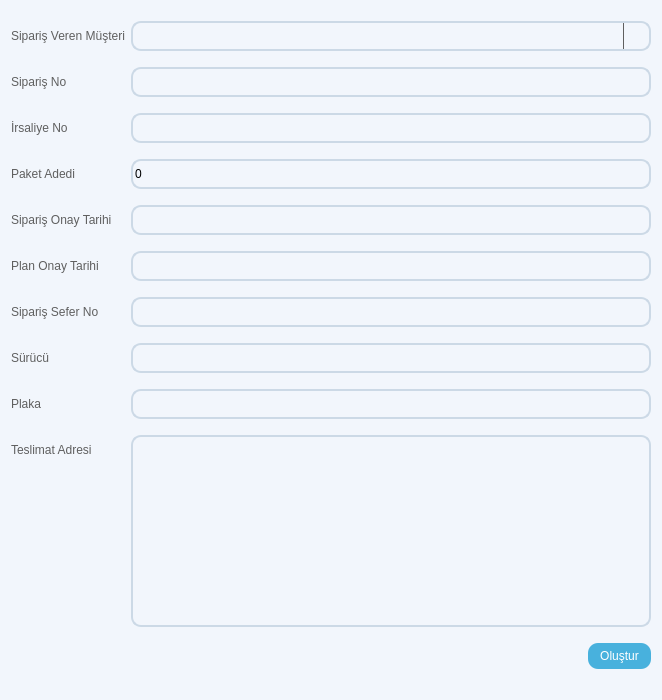
<?xml version="1.0" encoding="UTF-8"?>
<ui version="4.0">
 <class>Form</class>
 <widget class="QWidget" name="Form">
  <property name="geometry">
   <rect>
    <x>0</x>
    <y>0</y>
    <width>662</width>
    <height>700</height>
   </rect>
  </property>
  <property name="windowTitle">
   <string>Sipariş Oluştur</string>
  </property>
  <property name="styleSheet">
   <string notr="true">QWidget{
  background-color: #f2f6fc;
}

QGroupBox{
	background-color: #f2f6fc;
	border-radius: 15px;
	margin-top: 15px;
	font: 9pt &quot;Segoe UI&quot;;
	color: #5f5f5f
}

QTableWidget {
    border: 2px solid #e3ebf5;
    border-radius: 10px;
    background-color: #f2f6fc;
}

QGroupBox::title {
    subcontrol-origin: margin;
    subcontrol-position: top center;
    padding: 5px 10px;
    background-color: #f2f6fc;
    border-radius: 7px;
    color: #5f5f5f;
}

QLabel{
	font: 9pt &quot;Segoe UI&quot;;
	color: #5f5f5f;
}

QLineEdit{
	background-color: transparent;
	border: 2px solid #ccd9e6;
	border-radius: 10px;
	font: 9 pt &quot;Segoe UI&quot; #5f5f5f;
}

QTextEdit{
	background-color: transparent;
	border: 2px solid #ccd9e6;
	border-radius: 10px;
	font: 9 pt &quot;Segoe UI&quot;;
}

QPushButton {
    background-color: #48B1DD;
    color: white;
    border: none;
    border-radius: 10px;
    padding: 6px 12px;
    font: 9pt &quot;Segoe UI&quot;;
}

QPushButton:hover {
    background-color: #007BFF;
}

QPushButton:pressed {
    background-color: #5F5F5F;
}
QComboBox {
    background-color: transparent;
    border: 2px solid #ccd9e6;
    border-radius: 10px;
    padding: 5px 8px;
    font: 9pt &quot;Segoe UI&quot;;
    color: #5f5f5f;
}

QComboBox::drop-down {
    subcontrol-origin: padding;
    subcontrol-position: top right;
    width: 25px;
    border-left: 1px solid #5f5f5f;
}


QComboBox QAbstractItemView {
    border: 2px solid #e3ebf5;
    selection-background-color: #e3ebf5;
    background-color: white;
    color: #5f5f5f;
    font: 9pt &quot;Segoe UI&quot;;
    border-radius: 5px;
}

QSpinBox{
	background-color: transparent;
	border: 2px solid #ccd9e6;
	border-radius: 10px;

}


</string>
  </property>
  <layout class="QVBoxLayout" name="verticalLayout">
   <item>
    <layout class="QFormLayout" name="formLayout">
     <item row="0" column="0">
      <widget class="QLabel" name="labelEmployee">
       <property name="minimumSize">
        <size>
         <width>0</width>
         <height>30</height>
        </size>
       </property>
       <property name="maximumSize">
        <size>
         <width>16777215</width>
         <height>30</height>
        </size>
       </property>
       <property name="text">
        <string>Sipariş Veren Müşteri</string>
       </property>
      </widget>
     </item>
     <item row="0" column="1">
      <widget class="QComboBox" name="comboBoxEmployee">
       <property name="minimumSize">
        <size>
         <width>0</width>
         <height>30</height>
        </size>
       </property>
       <property name="maximumSize">
        <size>
         <width>16777215</width>
         <height>30</height>
        </size>
       </property>
       <property name="editable">
        <bool>true</bool>
       </property>
      </widget>
     </item>
     <item row="1" column="0">
      <widget class="QLabel" name="labelOrderNumber">
       <property name="minimumSize">
        <size>
         <width>0</width>
         <height>30</height>
        </size>
       </property>
       <property name="maximumSize">
        <size>
         <width>16777215</width>
         <height>30</height>
        </size>
       </property>
       <property name="text">
        <string>Sipariş No</string>
       </property>
      </widget>
     </item>
     <item row="1" column="1">
      <widget class="QLineEdit" name="lineEditOrderNumber">
       <property name="minimumSize">
        <size>
         <width>0</width>
         <height>30</height>
        </size>
       </property>
       <property name="maximumSize">
        <size>
         <width>16777215</width>
         <height>30</height>
        </size>
       </property>
      </widget>
     </item>
     <item row="2" column="0">
      <widget class="QLabel" name="labelOrderDocumentNumber">
       <property name="minimumSize">
        <size>
         <width>0</width>
         <height>30</height>
        </size>
       </property>
       <property name="maximumSize">
        <size>
         <width>16777215</width>
         <height>30</height>
        </size>
       </property>
       <property name="text">
        <string>İrsaliye No</string>
       </property>
      </widget>
     </item>
     <item row="2" column="1">
      <widget class="QLineEdit" name="lineEditOrderDocumentNumber">
       <property name="minimumSize">
        <size>
         <width>0</width>
         <height>30</height>
        </size>
       </property>
       <property name="maximumSize">
        <size>
         <width>16777215</width>
         <height>30</height>
        </size>
       </property>
      </widget>
     </item>
     <item row="3" column="0">
      <widget class="QLabel" name="labelBoxCount">
       <property name="minimumSize">
        <size>
         <width>0</width>
         <height>30</height>
        </size>
       </property>
       <property name="maximumSize">
        <size>
         <width>16777215</width>
         <height>30</height>
        </size>
       </property>
       <property name="text">
        <string>Paket Adedi</string>
       </property>
      </widget>
     </item>
     <item row="3" column="1">
      <widget class="QSpinBox" name="spinBoxOrderBoxCount">
       <property name="minimumSize">
        <size>
         <width>0</width>
         <height>30</height>
        </size>
       </property>
       <property name="maximumSize">
        <size>
         <width>16777215</width>
         <height>30</height>
        </size>
       </property>
      </widget>
     </item>
     <item row="4" column="0">
      <widget class="QLabel" name="labelOrderConfirmDate">
       <property name="minimumSize">
        <size>
         <width>0</width>
         <height>30</height>
        </size>
       </property>
       <property name="maximumSize">
        <size>
         <width>16777215</width>
         <height>30</height>
        </size>
       </property>
       <property name="text">
        <string>Sipariş Onay Tarihi</string>
       </property>
      </widget>
     </item>
     <item row="4" column="1">
      <widget class="QLineEdit" name="lineEditOrderConfirmDate">
       <property name="minimumSize">
        <size>
         <width>0</width>
         <height>30</height>
        </size>
       </property>
       <property name="maximumSize">
        <size>
         <width>16777215</width>
         <height>30</height>
        </size>
       </property>
      </widget>
     </item>
     <item row="5" column="0">
      <widget class="QLabel" name="labelOrderPlanConfirmDate">
       <property name="minimumSize">
        <size>
         <width>0</width>
         <height>30</height>
        </size>
       </property>
       <property name="maximumSize">
        <size>
         <width>16777215</width>
         <height>30</height>
        </size>
       </property>
       <property name="text">
        <string>Plan Onay Tarihi</string>
       </property>
      </widget>
     </item>
     <item row="5" column="1">
      <widget class="QLineEdit" name="lineEditOrderPlanConfirmDate">
       <property name="minimumSize">
        <size>
         <width>0</width>
         <height>30</height>
        </size>
       </property>
       <property name="maximumSize">
        <size>
         <width>16777215</width>
         <height>30</height>
        </size>
       </property>
      </widget>
     </item>
     <item row="6" column="0">
      <widget class="QLabel" name="labelOrderTripNumber">
       <property name="minimumSize">
        <size>
         <width>0</width>
         <height>30</height>
        </size>
       </property>
       <property name="maximumSize">
        <size>
         <width>16777215</width>
         <height>30</height>
        </size>
       </property>
       <property name="text">
        <string>Sipariş Sefer No</string>
       </property>
      </widget>
     </item>
     <item row="6" column="1">
      <widget class="QLineEdit" name="lineEditOrderTripNumber">
       <property name="minimumSize">
        <size>
         <width>0</width>
         <height>30</height>
        </size>
       </property>
       <property name="maximumSize">
        <size>
         <width>16777215</width>
         <height>30</height>
        </size>
       </property>
      </widget>
     </item>
     <item row="7" column="0">
      <widget class="QLabel" name="labelOrderDriver">
       <property name="minimumSize">
        <size>
         <width>0</width>
         <height>30</height>
        </size>
       </property>
       <property name="maximumSize">
        <size>
         <width>16777215</width>
         <height>30</height>
        </size>
       </property>
       <property name="text">
        <string>Sürücü</string>
       </property>
      </widget>
     </item>
     <item row="7" column="1">
      <widget class="QLineEdit" name="lineEditOrderDriver">
       <property name="minimumSize">
        <size>
         <width>0</width>
         <height>30</height>
        </size>
       </property>
       <property name="maximumSize">
        <size>
         <width>16777215</width>
         <height>30</height>
        </size>
       </property>
      </widget>
     </item>
     <item row="8" column="0">
      <widget class="QLabel" name="labelOrderPlateNumber">
       <property name="minimumSize">
        <size>
         <width>0</width>
         <height>30</height>
        </size>
       </property>
       <property name="maximumSize">
        <size>
         <width>16777215</width>
         <height>30</height>
        </size>
       </property>
       <property name="text">
        <string>Plaka</string>
       </property>
      </widget>
     </item>
     <item row="8" column="1">
      <widget class="QLineEdit" name="lineEditOrderPlateNumber">
       <property name="minimumSize">
        <size>
         <width>0</width>
         <height>30</height>
        </size>
       </property>
       <property name="maximumSize">
        <size>
         <width>16777215</width>
         <height>30</height>
        </size>
       </property>
      </widget>
     </item>
     <item row="9" column="0">
      <widget class="QLabel" name="labelOrderDestinationAdress">
       <property name="minimumSize">
        <size>
         <width>0</width>
         <height>30</height>
        </size>
       </property>
       <property name="maximumSize">
        <size>
         <width>16777215</width>
         <height>30</height>
        </size>
       </property>
       <property name="text">
        <string>Teslimat Adresi</string>
       </property>
      </widget>
     </item>
     <item row="9" column="1">
      <widget class="QTextEdit" name="textEditOrderDestinationAdress"/>
     </item>
     <item row="10" column="0" colspan="2">
      <layout class="QHBoxLayout" name="horizontalLayout">
       <item>
        <spacer name="horizontalSpacer">
         <property name="orientation">
          <enum>Qt::Horizontal</enum>
         </property>
         <property name="sizeHint" stdset="0">
          <size>
           <width>128</width>
           <height>20</height>
          </size>
         </property>
        </spacer>
       </item>
       <item>
        <widget class="QPushButton" name="pushButtonOrderCreate">
         <property name="text">
          <string>Oluştur</string>
         </property>
        </widget>
       </item>
      </layout>
     </item>
    </layout>
   </item>
  </layout>
 </widget>
 <resources/>
 <connections/>
</ui>
